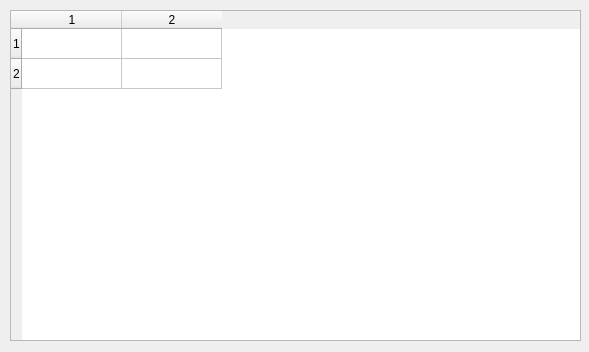
<?xml version="1.0" encoding="UTF-8"?>
<ui version="4.0">
 <class>Dialog</class>
 <widget class="QDialog" name="Dialog">
  <property name="geometry">
   <rect>
    <x>0</x>
    <y>0</y>
    <width>589</width>
    <height>352</height>
   </rect>
  </property>
  <property name="windowTitle">
   <string>Dialog</string>
  </property>
  <widget class="QTableWidget" name="tableWidget">
   <property name="geometry">
    <rect>
     <x>10</x>
     <y>10</y>
     <width>571</width>
     <height>331</height>
    </rect>
   </property>
   <property name="rowCount">
    <number>2</number>
   </property>
   <property name="columnCount">
    <number>2</number>
   </property>
   <row/>
   <row/>
   <column/>
   <column/>
  </widget>
 </widget>
 <resources/>
 <connections/>
</ui>
